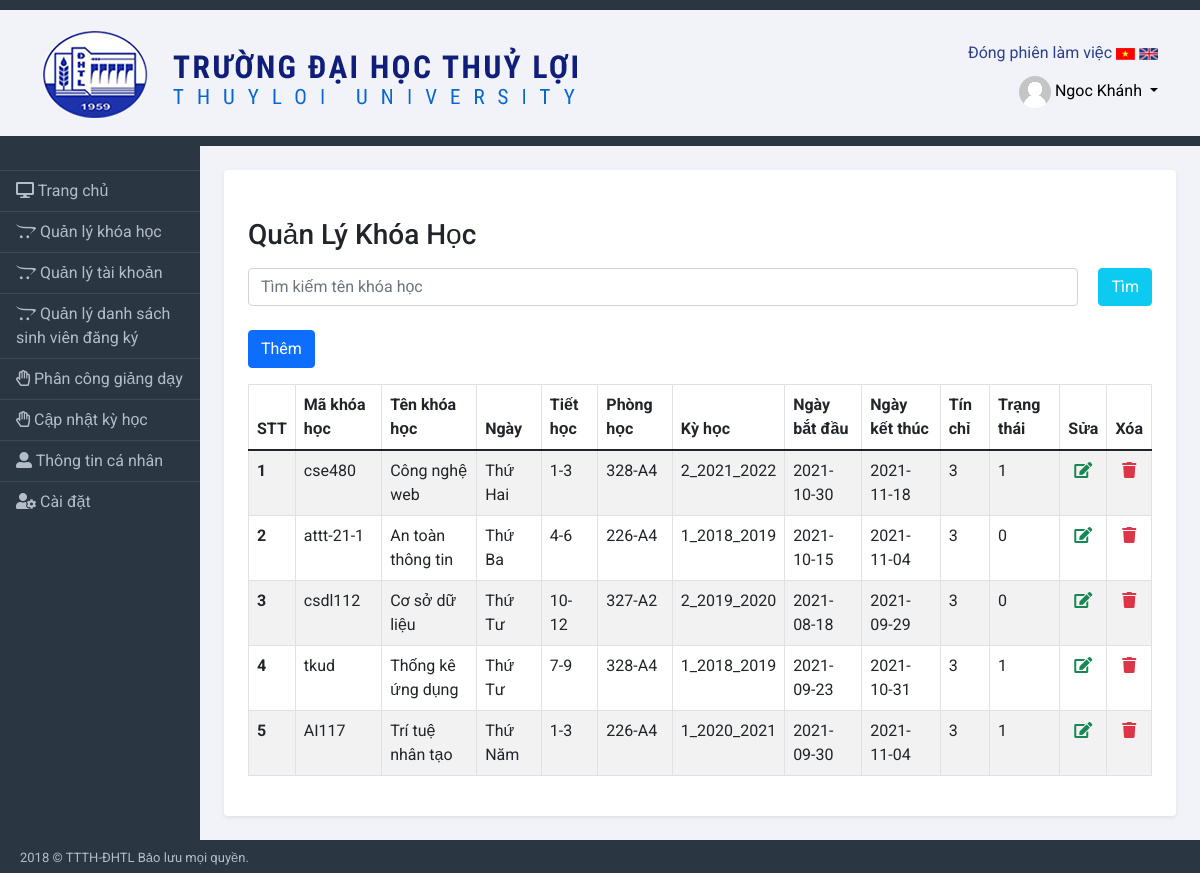
Page /admin/manage_course.php (signed in) on the earlier database version.
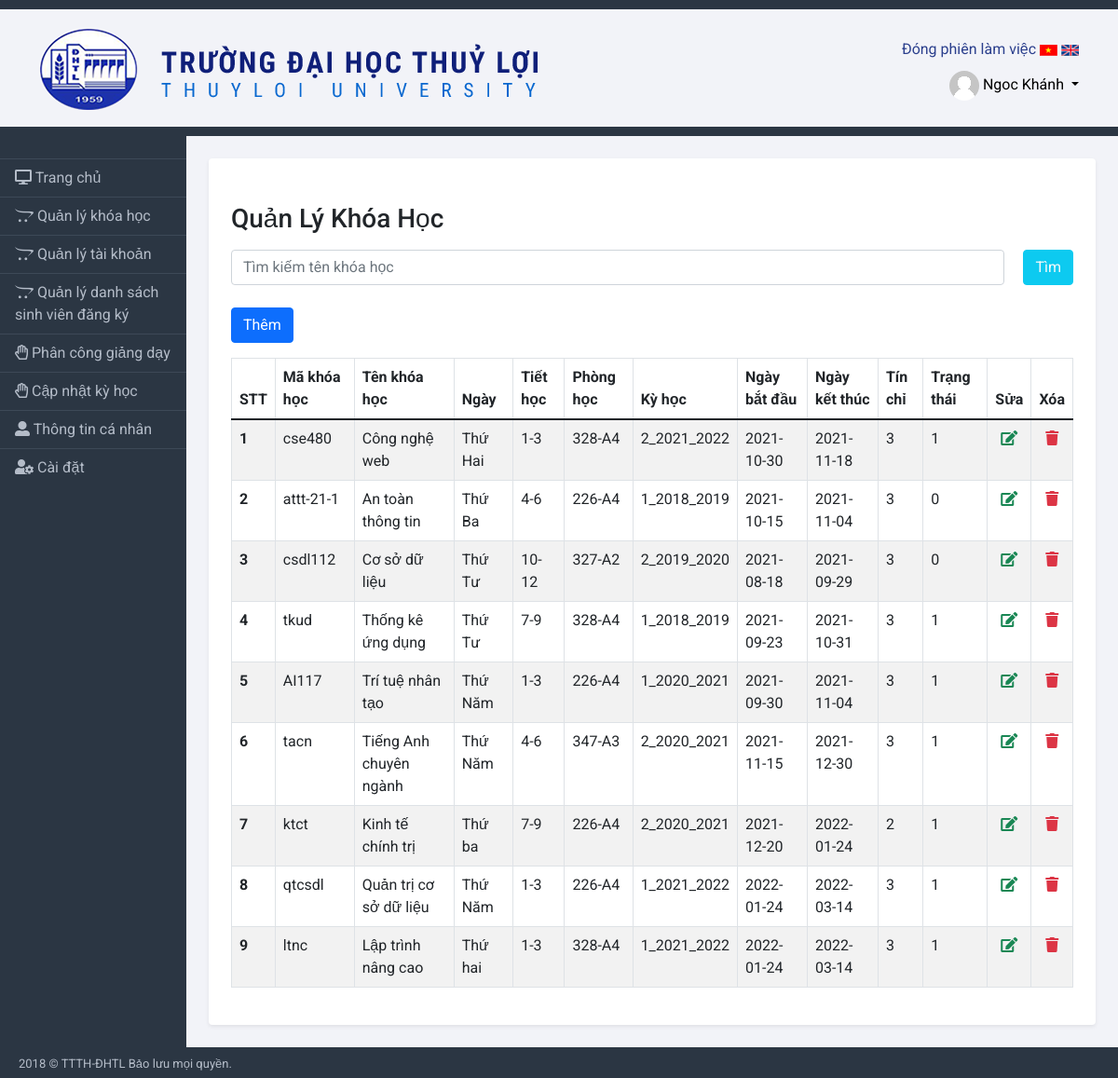
Same page on the later database version.
### tables this page shows
CREATE TABLE `tb_course` (
  `id_course` int(11) NOT NULL,
  `code_course` varchar(50) NOT NULL,
  `name_course` varchar(50) NOT NULL,
  `days` varchar(20) NOT NULL,
  `lesson` varchar(10) NOT NULL,
  `id_room` int(11) NOT NULL,
  `id_semester` int(11) NOT NULL,
  `startdate` date NOT NULL,
  `enddate` date NOT NULL,
  `credit` int(11) NOT NULL,
  `status` int(11) NOT NULL DEFAULT 0
);

CREATE TABLE `tbl_room` (
  `id_room` int(11) NOT NULL,
  `name_room` varchar(50) NOT NULL
);

CREATE TABLE `tbl_semester` (
  `id_semester` int(11) NOT NULL,
  `name_semester` varchar(50) NOT NULL
);

### admin/manage_course.php (the view, shortened to what this page needs)
<?php
include('bridge-admin/menu.php')
?>
<div class="row">
    <div class="col-12">
        <br />
        <h3>Quản Lý Khóa Học</h3>
        <div class="my-3">
        <form action="" method="POST" style="display:flex;">
            <input class="form-control" type="search" name="search" placeholder="Tìm kiếm tên khóa học" required>
            <button class="btn btn-info text-light" type="submit" style="margin-left:20px;">Tìm</button>
        </form>
        </div>
        <a href="<?php echo SITEURL; ?>add_course.php" class="btn btn-primary mt-2">Thêm</a>
        <div class="table-responsive table-responsive-md">
            <table class="table table-striped table-hover table-bordered mt-3">
                <thead>
                    <tr>
                        <th scope="col">STT</th>
                        <th scope="col">Mã khóa học</th>
                        <th scope="col">Tên khóa học</th>
                        <th scope="col">Ngày</th>
                        <th scope="col">Tiết học</th>
                        <th scope="col">Phòng học</th>
                        <th scope="col">Kỳ học</th>
                        <th scope="col">Ngày bắt đầu</th>
                        <th scope="col">Ngày kết thúc</th>
                        <th scope="col">Tín chỉ</th>
                        <th scope="col">Trạng thái</th>
                        <th scope="col" class="text-center">Sửa</th>
                        <th scope="col" class="text-center">Xóa</th>
                    </tr>
                </thead>
                <tbody>
                    <?php
                    $sql = "SELECT id_course,code_course,name_course,days,lesson,name_room,name_semester,startdate,enddate,credit,status FROM tb_course,tbl_room,tbl_semester where tb_course.id_room = tbl_room.id_room AND tb_course.id_semester = tbl_semester.id_semester";
                    $result = mysqli_query($conn, $sql);
                    if (mysqli_num_rows($result) > 0) {
                        $i = 1;
                        while ($row = mysqli_fetch_assoc($result)) {
                    ?>
                            <tr>
                                <th scope="row"><?php echo $i; ?> </th>
                                <td><?php echo $row['code_course']; ?> </td>
                                <td><?php echo $row['name_course']; ?> </td>
                                <td><?php echo $row['days']; ?> </td>
                                <td><?php echo $row['lesson']; ?> </td>
                                <td><?php echo $row['name_room']; ?> </td>
                                <td><?php echo $row['name_semester']; ?> </td>
                                <td><?php echo $row['startdate']; ?> </td>
                                <td><?php echo $row['enddate']; ?> </td>
                                <td><?php echo $row['credit']; ?> </td>
                                <td><?php echo $row['status']; ?> </td>
                                <td class="text-center"><a href="update_course.php?id_course=<?php echo $row['id_course']; ?>"><i class="fas fa-edit text-success"></i></a></td>
                                <td class="text-center"><a href="delete_course.php?id_course=<?php echo $row['id_course']; ?>"><i class="fas fa-trash text-danger"></i></a></td>
                            </tr>
                    <?php
                            $i++;
                        }
                    }
                    ?>
                </tbody>
            </table>
        </div>
    </div>
</div>
<?php
include('./bridge-admin/footer.php')
?>

Differences in the rows shown:
added tb_course: code_course "tacn", name_course "Tiếng Anh chuyên ngành", days "Thứ Năm", lesson "4-6", id_room.name_room "347-A3", id_semester.name_semester "2_2020_2021", startdate "2021-11-15", enddate "2021-12-30", credit "3", status "1"
added tb_course: code_course "ktct", name_course "Kinh tế chính trị", days "Thứ ba", lesson "7-9", id_room.name_room "226-A4", id_semester.name_semester "2_2020_2021", startdate "2021-12-20", enddate "2022-01-24", credit "2", status "1"
added tb_course: code_course "qtcsdl", name_course "Quản trị cơ sở dữ liệu", days "Thứ Năm", lesson "1-3", id_room.name_room "226-A4", id_semester.name_semester "1_2021_2022", startdate "2022-01-24", enddate "2022-03-14", credit "3", status "1"
added tb_course: code_course "ltnc", name_course "Lập trình nâng cao", days "Thứ hai", lesson "1-3", id_room.name_room "328-A4", id_semester.name_semester "1_2021_2022", startdate "2022-01-24", enddate "2022-03-14", credit "3", status "1"
